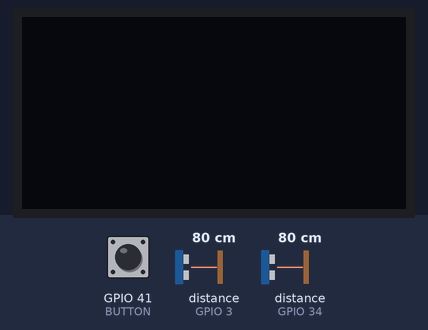
The sketch below on a simulated ESP32. Parts: 128×64 one-colour display. Inputs (shaded band) come from the test bench; at power-on: distance to the obstacle (sensors on GPIO 3, GPIO 34) 80 cm, GPIO 41 (BUTTON) LOW. The echo pulse lasts 58.3 µs per cm; WiFi joins after 1.5 s; servers stay silent unless stated; uploads are accepted with an empty reply; what the sketch prints to the serial monitor is not drawn.

Above: at 5.2 s.
5.3 s: distance to the obstacle (sensor on GPIO 3) set to 2 cm
At 6.2 s:
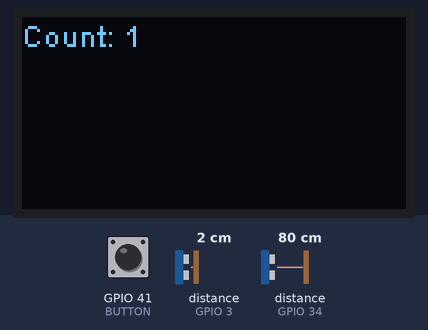
7.1 s: GPIO 41 (BUTTON) pulled HIGH for 0.15 s
At 7.6 s:
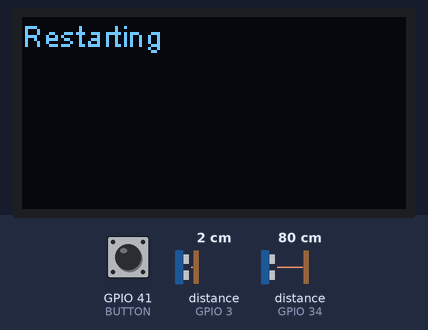
8.7 s: distance to the obstacle (sensor on GPIO 34) set to 2 cm
At 11.5 s:
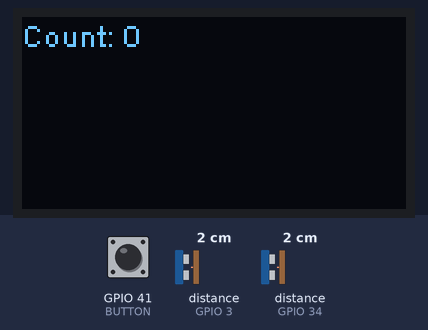
11.7 s: GPIO 41 (BUTTON) pulled HIGH for 1 s
At 12.2 s:
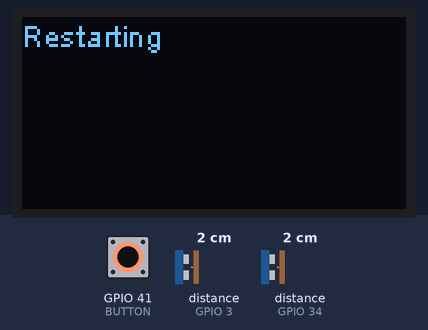
Timing chart, 0 to 14.7 s (numbered marks = the images above; inputs shaded):
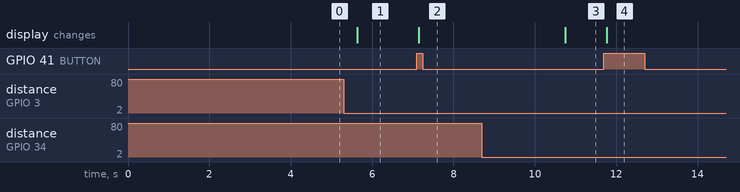

The sketch:

ultrasonic.ino
```cpp
#include <NewPing.h>
#include <WiFi.h>
#include "HT_SSD1306Wire.h"
#include <HTTPClient.h>
#include <ArduinoJson.h>

HTTPClient http;
HTTPClient http2;
HTTPClient http3;

DynamicJsonDocument doc(2048);

const char* ssid = "DukeVisitor";

// const char* ssid = "notwifi";
// const char* pass = "12345678";

//Defining where the components are attached
#define TRIG_IN 2
#define TRIG_OUT 36
#define ECHO_IN 3
#define ECHO_OUT 34
#define BUTTON 41

SSD1306Wire display(0x3c, 500000, SDA_OLED, SCL_OLED, GEOMETRY_128_64, RST_OLED);

#define iterations 5 //Number of readings in the calibration stage
#define MAX_DISTANCE 150 // Maximum distance (in cm) for the sensors to try to read.
#define DEFAULT_DISTANCE 45 // Default distance (in cm) is only used if calibration fails.
#define MIN_DISTANCE 15 // Minimum distance (in cm) for calibrated threshold.

float calibrate_in = 0, calibrate_out = 0; // The calibration in the setup() function will set these to appropriate values.
float distance_in, distance_out; // These are the distances (in cm) that each of the Ultrasonic sensors read.
int count = 0, limit = 5; //Occupancy limit should be set here: e.g. for maximum 8 people in the shop set 'limit = 8'.
bool prev_inblocked = false, prev_outblocked = false; //These booleans record whether the entry/exit was blocked on the previous reading of the sensor.

NewPing sonar[2] = {   // Sensor object array.
  NewPing(TRIG_IN, ECHO_IN, MAX_DISTANCE), // Each sensor's trigger pin, echo pin, and max distance to ping.
  NewPing(TRIG_OUT, ECHO_OUT, MAX_DISTANCE)
};

/*
   A quick note that the sonar.ping_cm() function returns 0 (cm) if the object is out of range / nothing is detected.
   We will include a test to remove these erroneous zero readings later.
*/

bool del = false;

int attendance_count(String s){

  String fnl = "";

  for (int i = 0; i < s.length() ;i++){
    if (s.charAt(i) != '[' && s.charAt(i) != ']'){
      fnl += s.charAt(i);
    }
  }
  fnl.trim();
  return fnl.toInt();
}

void restart(){
  // button pressing interrupt
  static unsigned long last_interrupt_time = 0;
  unsigned long interrupt_time = millis();
  if (interrupt_time - last_interrupt_time > 50) {
    del = true;
  }
  last_interrupt_time = interrupt_time;

  }

void calibrate(){

  Serial.println("Calibrating...");
  delay(1500);

  for (int a = 0; a < iterations; a++) {
    delay(50);
    calibrate_in += sonar[0].ping_cm();
    delay(50);
    calibrate_out += sonar[1].ping_cm();
    delay(200);
  }

  calibrate_in = 0.75 * calibrate_in / iterations; //The threshold is set at 75% of the average of these readings. This should prevent the system counting people if it is knocked.
  calibrate_out = 0.75 * calibrate_out / iterations;

  if (calibrate_in > MAX_DISTANCE || calibrate_in < MIN_DISTANCE) { //If the calibration gave a reading outside of sensible bounds, then the default is used
    calibrate_in = DEFAULT_DISTANCE;
  }
  if (calibrate_out > MAX_DISTANCE || calibrate_out < MIN_DISTANCE) {
    calibrate_out = DEFAULT_DISTANCE;
  }

}

void setup() {
  Serial.begin(115200);

  WiFi.begin(ssid);

  pinMode(BUTTON, INPUT);

  http.begin("http://3.21.105.25/num");

  http2.begin("http://3.21.105.25/delete");

  http3.begin("http://3.21.105.25/update_count");

  display.init();

  attachInterrupt(digitalPinToInterrupt(BUTTON), &restart, RISING);

  calibrate();

  // calibration
  Serial.print("Entry threshold set to: ");
  Serial.println(calibrate_in);
  Serial.print("Exit threshold set to: ");
  Serial.println(calibrate_out);
  delay(1000);

}

int cur_count;

void push_count(int current_count){
    // pushing the count of the ultrasonic to the database
    doc["count"] = count;

    String json;
    serializeJson(doc, json);

    http3.addHeader("Content-Type", "application/json");
    http3.POST(json);

}

void loop() {

  if (del == true){
    // Button Pushed

    count = 0;
    display.clear();

    display.drawString(0, 0, "Restarting");
    display.display();
    Serial.println("Button Pressed. Wait 10 seconds.");

    http2.POST("2");

    String l = http2.getString();
    Serial.println(l);

    calibrate();

    Serial.print("Recalibrated. Count reset to: ");
    Serial.println(count);

    del = false;
    delay(100);

  }
  else{
    distance_in = sonar[0].ping_cm();
    delay(40); // Wait 40 milliseconds between pings. 29ms should be the shortest delay between pings.
    distance_out = sonar[1].ping_cm();
    delay(40);
    if (distance_in < calibrate_in && distance_in > 0) { // If closer than wall/calibrated object (person is present) && throw out zero readings
      if (prev_inblocked == false) {
        // Someone is entering, block all sensors
        count++; // Increase count by one
        // too high
        if (count > 50){
            count = 0;
        }

        Serial.print("Count: ");
        Serial.println(count);

        int val = http.GET();
        String res = http.getString();
        cur_count = attendance_count(res);

        Serial.print("Val: ");
        Serial.println(cur_count);

        display.clear();
        display.drawString(0, 0, "Count: " + String(count));
        display.display();

        push_count(count);

      }
      prev_inblocked = true;
    } else {
      prev_inblocked = false;
    }

    if (distance_out < calibrate_out && distance_out > 0) {
      if (prev_outblocked == false) {
        // Someone is exiting, block all sensors
        count--; // Decrease count by one
        // too low
        if (count < 0){
            count = 0;
        }
        Serial.print("Count: ");
        Serial.println(count);

        int val = http.GET();
        String res = http.getString();

        cur_count = attendance_count(res);
        Serial.print("Val: ");
        Serial.println(cur_count);

        display.clear();
        display.drawString(0, 0, "Count: " + String(count));
        display.display();

        push_count(count);

      }
      prev_outblocked = true;
    } else {
      prev_outblocked = false;
    }

  }
}
```

Measured:
- after the input at 5.3 s, the display: changes after 0.34 s (image 1)
- after the input at 7.1 s, the display: changes at once (image 2)
- after the input at 8.7 s, the display: changes after 2.0 s (image 3)
- after the input at 11.7 s, the display: changes after 0.07 s (image 4)
